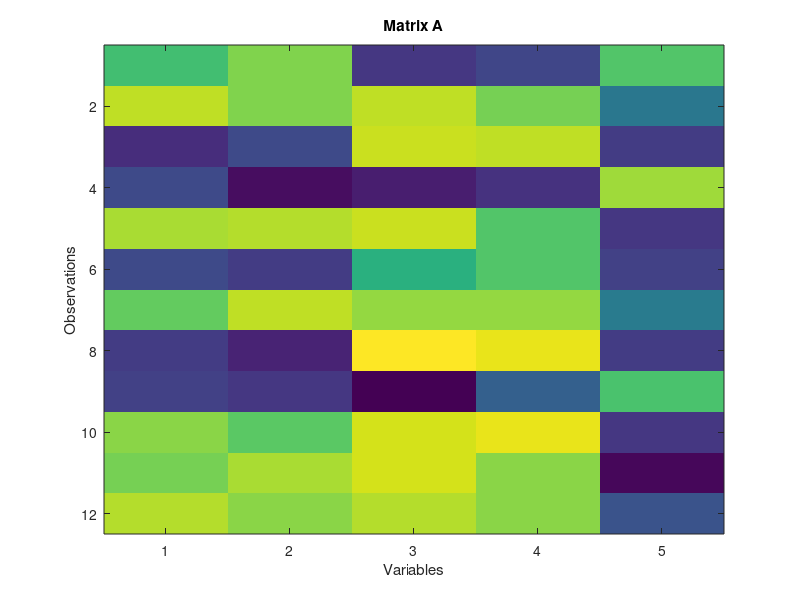

MATLAB code to generate this figure: (Note: this script raises an error after producing the figure.)
%% Case 1: Construct matrix A

% Construct a matrix A as a sequence of 5 12-dimensional column vectors
% (i.e., 5 variables). Vars 1 and 2 are correlated, as are vars 3 and 4.
% Var 5 is anticorrelated with vars 3 and 4. Correlated variables have
% small angles between them (0 if maximally correlated, pi if maximally
% anticorrelated). Correlated variables define clusters in the original
% column space. Projections of the variables in the eigenspace are the
% loading vectors, and the cluster structure is denoised, allowing lower
% dimensional representation, but preserved.
clearvars
rng('default')
A = [repmat(randi([0 1],12,1),1,2) repmat(randi([0 1],12,1),1,2)];
A(A(:,4)==0,5) = 1;
A(A(:,4)==1,5) = 0;
A = A + randn(size(A))*0.15;

% Plot heatmap of matrix.
close all
figure
imagesc(A)
xlabel('Variables')
ylabel('Observations')
title('Matrix A')

% Get loading vectors.
pcaOut = pca_jmc(A, 'corrMatrix', true, 'nDims', 3);

% Prepare for plotting.
nVars = size(pcaOut.loadings, 1);

x1 = zeros(1, nVars);
y1 = zeros(1, nVars);
z1 = zeros(1, nVars);

x2 = pcaOut.loadings(:, 1)';
y2 = pcaOut.loadings(:, 2)';
z2 = pcaOut.loadings(:, 3)';

% Plot in 2D.
figure
plot([x1; x2], [y1; y2])
xlabel('PC 1')
ylabel('PC 2')
grid on
title('Loading plot')

% Plot in 3D.
figure
plot3([x1; x2], [y1; y2], [z1; z2])
xlabel('PC 1')
ylabel('PC 2')
zlabel('PC 3')
grid on
title('Loading plot')

%% Case 2: Construct neural response matrix (minimal noise).

% Generate a 12 x 100 matrix representing 12 conditions and 100 neurons,
% with two clusters of neurons across conditions. Reduced noise for better
% visualization.
clearvars
rng('default')
vectors = [repmat(randi([0 1],12,1),1,50) repmat(randi([0 1],12,1),1,50)];
vectors = vectors + randn(size(vectors))*0.25;

% Plot heatmap of neural responses across conditions.
close all
figure
imagesc(vectors)
xlabel('Neurons')
ylabel('Conditions')
title('Data')

% Get loading vectors.
pcaOut = pca_jmc(vectors, 'corrMatrix', true, 'PEV', 1);

% Prepare for plotting.
nNeurons = size(pcaOut.loadings, 1);

x1 = zeros(1, nNeurons);
y1 = zeros(1, nNeurons);
z1 = zeros(1, nNeurons);

x2 = pcaOut.loadings(:, 1)';
y2 = pcaOut.loadings(:, 2)';
z2 = pcaOut.loadings(:, 3)';

% Plot in 2D.
figure
plot([x1; x2], [y1; y2])
xlabel('PC 1')
ylabel('PC 2')
grid on
title('Loading plot')

% Plot in 3D.
figure
plot3([x1; x2], [y1; y2], [z1; z2])
xlabel('PC 1')
ylabel('PC 2')
zlabel('PC 3')
grid on
title('Loading plot')

%% Case 3: 300 neural responses across 3 conditions (low dimensional)

clearvars
rng('default')
nOrigClusters = 2;
noiseFactor = 1;

% Create original data with clustering.
switch nOrigClusters
    case 2
        % Create 3 x 300 matrix with two clusters.
        vectors = [repmat([20; 6; 7],1,150) repmat([9; 16; 18],1,150)];...
        vectors = vectors + randn(size(vectors))*noiseFactor;
    case 3
        % Create 3 x 100 matrix with three clusters.
        vectors = [repmat([20; 6; 7],1,100) repmat([9; 16; 18],1,100)...
                   repmat([2; 2; 12],1,100)]; 
        vectors = vectors + randn(size(vectors))*noiseFactor;
end


% Plot original data in firing rate space.
close all
subplot(2,3,1)
scatter3(vectors(1,:),vectors(2,:),vectors(3,:))
title('Original Data')
xlabel('Condition 1')
ylabel('Condition 2')
zlabel('Condition 3')


% Plot heatmap of original data.
subplot(2,3,2)
imagesc(vectors)
title('Original data')
xlabel('Neurons')
ylabel('Conditions')


% Shuffle original data within columns.
for iNeuron = 1:size(vectors,2)
    vectorsPerm(:,iNeuron) = vectors(randperm(size(vectors,1)),iNeuron);
end

% % Shuffle original data within rows.
% for iCond = 1:size(vectors, 1)
%     vectorsPerm(iCond,:) = vectors(iCond, randperm(size(vectors,2)));
% end

% Plot shuffled data.
switch nOrigClusters
    case 2
        clusterIdx = spectralcluster(vectorsPerm', 6);
    case 3
        clusterIdx = spectralcluster(vectorsPerm', 9);
end
nShuffledClusters = length(unique(clusterIdx));
colorMap = [0, 0.4470, 0.7410; 0.8500, 0.3250, 0.0980;...
            0.9290, 0.6940, 0.1250; 0.4940, 0.1840, 0.5560;...
            0.4660, 0.6740, 0.1880; 0.3010, 0.7450, 0.9330;
            0.6350, 0.0780, 0.1840; 0 0 1; 1 0 0;];
subplot(2,3,3)
for iCluster = 1:nShuffledClusters
    scatter3(vectorsPerm(1,clusterIdx==iCluster),...
             vectorsPerm(2,clusterIdx==iCluster),...
             vectorsPerm(3,clusterIdx==iCluster),...
             36, colorMap(iCluster,:));
    hold on
end
title('Shuffled Data (Input to PCA)')
xlabel('Condition 1')
ylabel('Condition 2')
zlabel('Condition 3')


% Get loading vectors from unshuffled data.
pcaOutUnperm = pca_jmc(vectors, 'CorrMatrix', true, 'PEV', 1);

% Prepare vector tails.
nNeurons = size(pcaOutUnperm.loadings, 1);

x1 = zeros(1, nNeurons);
y1 = zeros(1, nNeurons);

% Plot unshuffled loadings from unshuffled data.
x2 = pcaOutUnperm.loadings(:, 1)';
y2 = pcaOutUnperm.loadings(:, 2)';

subplot(2,3,4)
plot([x1; x2], [y1; y2], 'Color', [0 0.4470 0.7410])
xlabel('PC 1')
ylabel('PC 2')
xlim([-1.1 1.1])
ylim([-1.1 1.1])
grid on
title('Unshuffled data unshuffled loadings')


% Plot shuffled loadings from unshuffled data.
for iDim = 1:size(pcaOutUnperm.loadings,2)
    loadingsPermAfter(:,iDim)...
        = pcaOutUnperm.loadings(randperm(size(pcaOutUnperm.loadings,1)),iDim);
end

x2 = loadingsPermAfter(:, 1)';
y2 = loadingsPermAfter(:, 2)';

subplot(2,3,5)
plot([x1; x2], [y1; y2], 'Color', [0 0.4470 0.7410])
xlabel('PC 1')
ylabel('PC 2')
xlim([-1.1 1.1])
ylim([-1.1 1.1])
grid on
title('Unshuffled data shuffled loadings')


% Get loading vectors from shuffled data.
pcaOutPerm = pca_jmc(vectorsPerm, 'corrMatrix', true, 'PEV', 1);

% Plot loadings from shuffled data.
x2 = pcaOutPerm.loadings(:, 1)';
y2 = pcaOutPerm.loadings(:, 2)';

subplot(2,3,6)
for iCluster = 1:nShuffledClusters
    plot([x1(clusterIdx==iCluster); x2(clusterIdx==iCluster)],...
         [y1(clusterIdx==iCluster); y2(clusterIdx==iCluster)],...
         'Color', colorMap(iCluster,:))
    hold on
end
xlabel('PC 1')
ylabel('PC 2')
zlabel('PC 3')
xlim([-1.1 1.1])
ylim([-1.1 1.1])
grid on
title('Loadings from shuffled data')


%% Case 4: 150 neural responses across 12 conditions (high dimensional)

% Construct 12 x 120 matrix corresponding to 12 conditions and 120 neurons.
% Neurons fall into two clusters of 50 each, with 50 random neurons.
clearvars
rng('default')
vectors = [repmat(randi([0 1],12,1),1,50) repmat(randi([0 1],12,1),1,50)...
           randn(12,50)];
vectors = vectors + randn(size(vectors))*0.15;


% Plot original data.
close all
subplot(2,3,1)
imagesc(vectors)
xlabel('Neurons')
ylabel('Conditions')
title('Original Data')


% Shuffle data.
for iNeuron = 1:size(vectors,2)
    vectorsPerm(:,iNeuron) = vectors(randperm(size(vectors,1)),iNeuron);
end

% Plot heatmap of shuffled data.
subplot(2,3,2)
imagesc(vectorsPerm)
xlabel('Neurons')
ylabel('Conditions')
title('Shuffled Data')


% Get loading vectors from unshuffled data.
pcaOutUnperm = pca_jmc(vectors, 'corrMatrix', true, 'PEV', 0.8);

% Prepare vector tails.
nNeurons = size(pcaOutUnperm.loadings, 1);

x1 = zeros(1, nNeurons);
y1 = zeros(1, nNeurons);
z1 = zeros(1, nNeurons);

% Plot unshuffled loadings from unshuffled data.
x2 = pcaOutUnperm.loadings(:, 1)';
y2 = pcaOutUnperm.loadings(:, 2)';
z2 = pcaOutUnperm.loadings(:, 3)';

subplot(2,3,4)
plot3([x1; x2], [y1; y2], [z1; z2])
xlabel('PC 1')
ylabel('PC 2')
zlabel('PC 3')
grid on
title('Unshuffled data unshuffled loadings')


% Plot shuffled loadings from unshuffled data.
for iDim = 1:size(pcaOutUnperm.loadings, 2)
    loadingsPermAfter(:,iDim)...
        = pcaOutUnperm.loadings(randperm(size(pcaOutUnperm.loadings,1)),iDim);
end

x2 = loadingsPermAfter(:, 1)';
y2 = loadingsPermAfter(:, 2)';
z2 = loadingsPermAfter(:, 3)';

subplot(2,3,5)
plot3([x1; x2], [y1; y2], [z1; z2])
xlabel('PC 1')
ylabel('PC 2')
zlabel('PC 3')
grid on
title('Shuffled loadings from unshuffled data')


% Get loading vectors from shuffled data.
pcaOutPerm = pca_jmc(vectorsPerm, 'corrMatrix', true, 'PEV', 0.8);

% Plot loadings from shuffled data.
x2 = pcaOutPerm.loadings(:, 1)';
y2 = pcaOutPerm.loadings(:, 2)';
z2 = pcaOutPerm.loadings(:, 3)';

subplot(2,3,6)
plot3([x1; x2], [y1; y2], [z1; z2])
xlabel('PC 1')
ylabel('PC 2')
zlabel('PC 3')
grid on
title('Loadings from shuffled data')

% %% ePAIRS for case 3
% % Make sure it was section 3 that was run immediately before running this
% % section. Can't see much here due to low dimensionality of original data.
% % Need to rescale histogram within ePAIRS.
% 
% % use constraint v'v = lambda
% clear params
% params.dimSizes = pcaOutPerm.eigenvalues;
% params.nKNN = 1; %round(sqrt(size(pcaOutPerm.loadings, 1)));
% params.prior = 'permutation';
% 
% figure
% [PAIRSstat, p, dists]...
%     = pairsClusterTest_elliptical(pcaOutPerm.loadings, params);
% 
% 
% %% ePAIRS for case 4
% % Make sure it was section 4 that was run immediately before running this
% % section.
% 
% % use constraint v'v = lambda
% clear params
% params.dimSizes = pcaOutPerm.eigenvalues;
% params.nKNN = 1; %round(sqrt(size(pcaOutPerm.loadings, 1)));
% params.prior = 'permutation';
% 
% figure
% [PAIRSstat, p, dists]...
%     = pairsClusterTest_elliptical(pcaOutPerm.loadings, params);
% 
% %% 
% 
% rng(seed)
% A = randn(12, 150);
% for i = 1:size(A,2)
%     A_perm(:,i) = A(randperm(size(A,1)),i);
% end
% 
% pcaOut = pca_jmc(A, 'corrMatrix', true, 'PEV', 0.8);
% pcaOutPerm = pca_jmc(A_perm, 'corrMatrix', true, 'PEV', 0.8);
% 
% % use constraint v'v = lambda
% close all
% clear params
% params.dimSizes = pcaOutPerm.eigenvalues;
% params.nKNN = 1; %round(sqrt(size(pcaOut.loadings, 1)));
% params.prior = 'permutation';
% 
% figure
% [PAIRSstat, p, dists]...
%     = pairsClusterTest_elliptical(pcaOutPerm.loadings, params);
